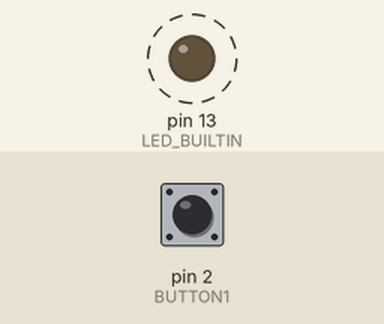
A sketch run on a simulated Arduino Leonardo, built with avr-gcc and run on an emulated ATmega32U4. Parts: output pins drawn as LEDs (lit = HIGH). Dashed ring = blinking. Inputs (shaded band) come from the test bench; at power-on: pin 2 (BUTTON1) HIGH. What the sketch prints to the serial monitor is not drawn.

Above: at 1.2 s.
1.3 s: pin 2 (BUTTON1) pulled LOW for 0.15 s
Timing chart, 0 to 10.3 s (numbered marks = the images above; inputs shaded):
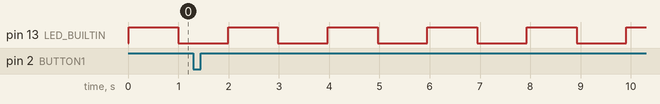

Measured:
- by itself, pin 13 (LED_BUILTIN): alternates HIGH for 0.99 s and LOW for 0.99 s

The sketch:

FreeRtosInterruptAndQueue.ino
```cpp
#include <Arduino_FreeRTOS.h>
#include <queue.h>

/* Notes
 * https://www.freertos.org/Embedded-RTOS-Queues.html
 * https://www.tutorialspoint.com/arduino/arduino_interrupts.htm
 * https://www.freertos.org/a00116.html
 */

/*****************************
 * Setup
 *****************************/
#define BUTTON1 2
#define BUTTON2 4
#define BUTTON3 7
#define SERIAL_BAUD 9600

/*****************************
 * Configure Handlers
 *****************************/
QueueHandle_t eventQueue;
TaskHandle_t serialHandler;
TaskHandle_t blinkHandler;

// Declare Task Functions
void TaskSerial(void *pvParameters);

void setup() {
  // put your setup code here, to run once:

  Serial.begin(SERIAL_BAUD);
  while (!Serial) {
    ; // wait for serial port to connect. Needed for native USB, on LEONARDO, MICRO, YUN, and other 32u4 based boards.
  }
  Serial.println("init!");

  eventQueue=xQueueCreate(10, sizeof(int));

  if(eventQueue!=NULL){
    // Configure Tasks
    xTaskCreate(TaskSerial, "PrintSerial", 128, NULL, 1, &serialHandler);
    xTaskCreate(TaskBlink, "Blink", 128, NULL, 2, &blinkHandler);
  }

  //Configure Interrupts

  pinMode(BUTTON1, INPUT);
  pinMode(BUTTON2, INPUT);
  pinMode(BUTTON3, INPUT);
  attachInterrupt(digitalPinToInterrupt(BUTTON1), button1InterruptHandler, FALLING);
  // attachInterrupt(digitalPinToInterrupt(BUTTON2), button2InterruptHandler, FALLING);
  // attachInterrupt(digitalPinToInterrupt(BUTTON3), button3InterruptHandler, FALLING);
}

void loop() {} // ignore this, handled by tasks

/*****************************
 * ISR Functions
 *****************************/
void button1InterruptHandler() {
  int btn = BUTTON1;
  xQueueSendFromISR(eventQueue, &btn, portMAX_DELAY);
}
// void button2InterruptHandler() {
//   int btn = BUTTON2;
//   xQueueSendFromISR(eventQueue, &btn, portMAX_DELAY);
// }
// void button3InterruptHandler() {
//   int btn = BUTTON3;
//   xQueueSendFromISR(eventQueue, &btn, portMAX_DELAY);
// }

/*****************************
 * Tasks
 *****************************/
 /**
 * Serial task.
 * Prints the received items from the queue to the serial monitor.
 */
 int cnt=0;
void TaskSerial(void *pvParameters){
  (void) pvParameters;

  Serial.println("ready!");
  int readValue=0;
  for (;;){
    Serial.println("waiting!");
    if(xQueueReceive(eventQueue,&readValue,portMAX_DELAY) == pdPASS){
      Serial.print("PIN:");
      Serial.print(readValue);
      Serial.print(" cnt:");
      Serial.print(cnt++);
      Serial.println();
      vTaskDelay(500/portTICK_PERIOD_MS);
    }
  }
}

void TaskBlink(void *pvParameters)
{
  (void) pvParameters;
  pinMode(LED_BUILTIN, OUTPUT);
  for (;;) // A Task shall never return or exit.
  {
    //Serial.println(11);
    digitalWrite(LED_BUILTIN, HIGH);   // turn the LED on (HIGH is the voltage level)
    vTaskDelay( 1000 / portTICK_PERIOD_MS ); // wait for one second
    digitalWrite(LED_BUILTIN, LOW);    // turn the LED off by making the voltage LOW
    vTaskDelay( 1000 / portTICK_PERIOD_MS ); // wait for one second
  }
}
```
